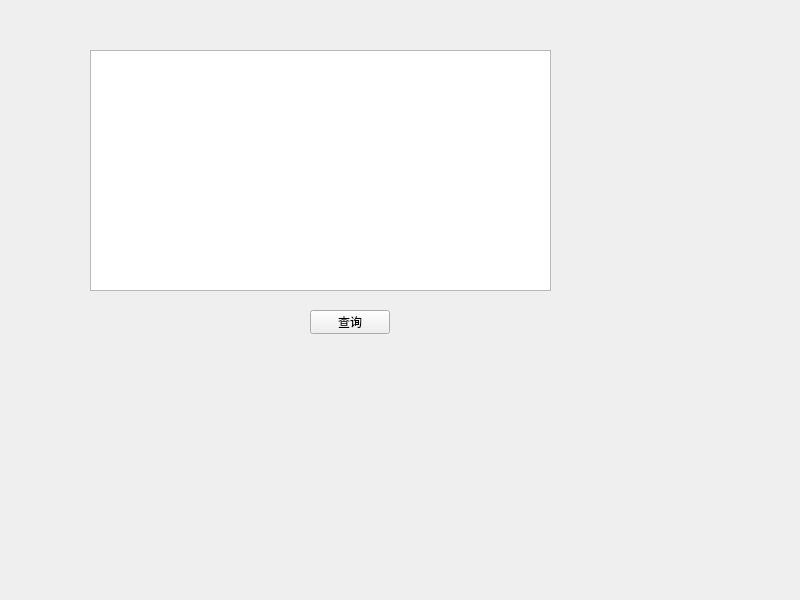
<?xml version="1.0" encoding="UTF-8"?>
<ui version="4.0">
 <class>Widget</class>
 <widget class="QWidget" name="Widget">
  <property name="geometry">
   <rect>
    <x>0</x>
    <y>0</y>
    <width>800</width>
    <height>600</height>
   </rect>
  </property>
  <property name="windowTitle">
   <string>Widget</string>
  </property>
  <widget class="QTableView" name="tableView">
   <property name="geometry">
    <rect>
     <x>90</x>
     <y>50</y>
     <width>461</width>
     <height>241</height>
    </rect>
   </property>
  </widget>
  <widget class="QPushButton" name="SearchBtn">
   <property name="geometry">
    <rect>
     <x>310</x>
     <y>310</y>
     <width>80</width>
     <height>24</height>
    </rect>
   </property>
   <property name="text">
    <string>查询</string>
   </property>
  </widget>
 </widget>
 <resources/>
 <connections/>
</ui>
